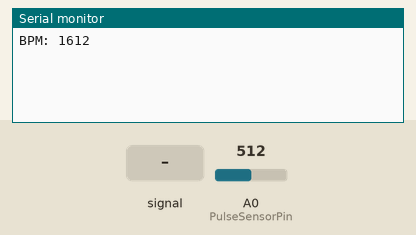
The sketch below on a simulated Arduino Uno, built with avr-gcc and run on an emulated ATmega328P. Parts: the last lines printed to the serial monitor. The test bench sets the inputs (shaded band); at power-on: A0 (PulseSensorPin) = 512.

Above: at 1.2 s.
1.3 s: A0 (PulseSensorPin) fed a 200 Hz sine of ±81 counts around its level
At 2.6 s:
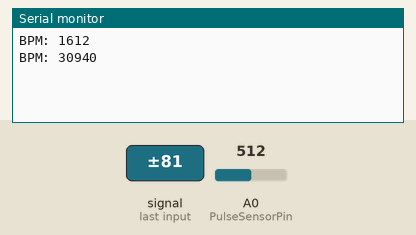
2.8 s: A0 (PulseSensorPin) set to 490
At 3.6 s:
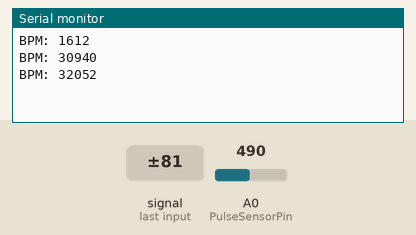
4.3 s: A0 (PulseSensorPin) fed a 1000 Hz sine of ±255 counts around its level
At 5.6 s:
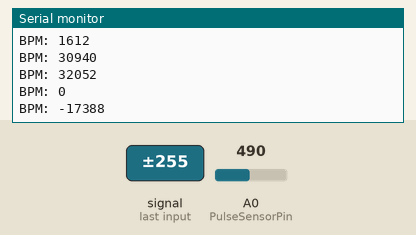
5.8 s: A0 (PulseSensorPin) set to 510
At 6.8 s:
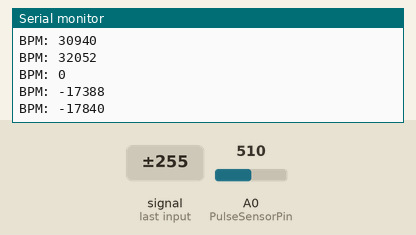
Timing chart, 0 to 8.3 s (numbered marks = the images above; inputs shaded):
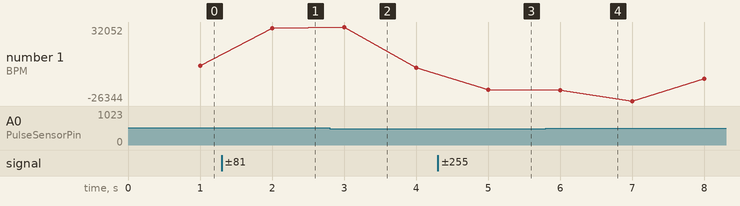

The sketch:

pulsometroCode.ino
```cpp
// Definiciones de pines
const int PulseSensorPin = A0; // Pin analógico donde está conectado el sensor de pulso

// Variables
unsigned long previousMillis = 0; // Almacena el tiempo del último segundo
const unsigned long interval = 1000; // Intervalo de tiempo en milisegundos (1 segundo)
int beatsInInterval = 0; // Número de pulsos detectados en el intervalo actual
int BPM = 0; // Pulsaciones por minuto

void setup() {
  Serial.begin(9600); // Inicializa la comunicación serial
}

void loop() {
  // Lee el valor del sensor de pulso
  int sensorValue = analogRead(PulseSensorPin);

  // Si el valor del sensor está por encima de un umbral, consideramos que hay un pulso
  if (sensorValue > 500) {
    // Incrementa el contador de pulsos
    beatsInInterval++;
  }

  // Verifica si ha pasado el intervalo de tiempo
  unsigned long currentMillis = millis();
  if (currentMillis - previousMillis >= interval) {
    // Calcula las pulsaciones por minuto (BPM)
    BPM = beatsInInterval * 60 / (interval / 1000);

    // Imprime las BPM en el monitor serial
    Serial.print("BPM: ");
    Serial.println(BPM);

    // Reinicia el contador de pulsos y actualiza el tiempo del último segundo
    beatsInInterval = 0;
    previousMillis = currentMillis;
  }
}
```

Measured:
- after the input at 1.3 s, the serial monitor: prints a new line after 0.70 s (image 1)
- after the input at 2.8 s, the serial monitor: prints a new line after 0.20 s (image 2)
- after the input at 4.3 s, the serial monitor: prints a new line after 0.70 s (image 3)
- after the input at 5.8 s, the serial monitor: prints a new line after 0.20 s (image 4)
- plotted number 1: 1612 → 30940 after the input at 1.3 s, 30940 → 0 after the input at 2.8 s, 0 → -17388 after the input at 4.3 s, -17388 → -8836 after the input at 5.8 s
